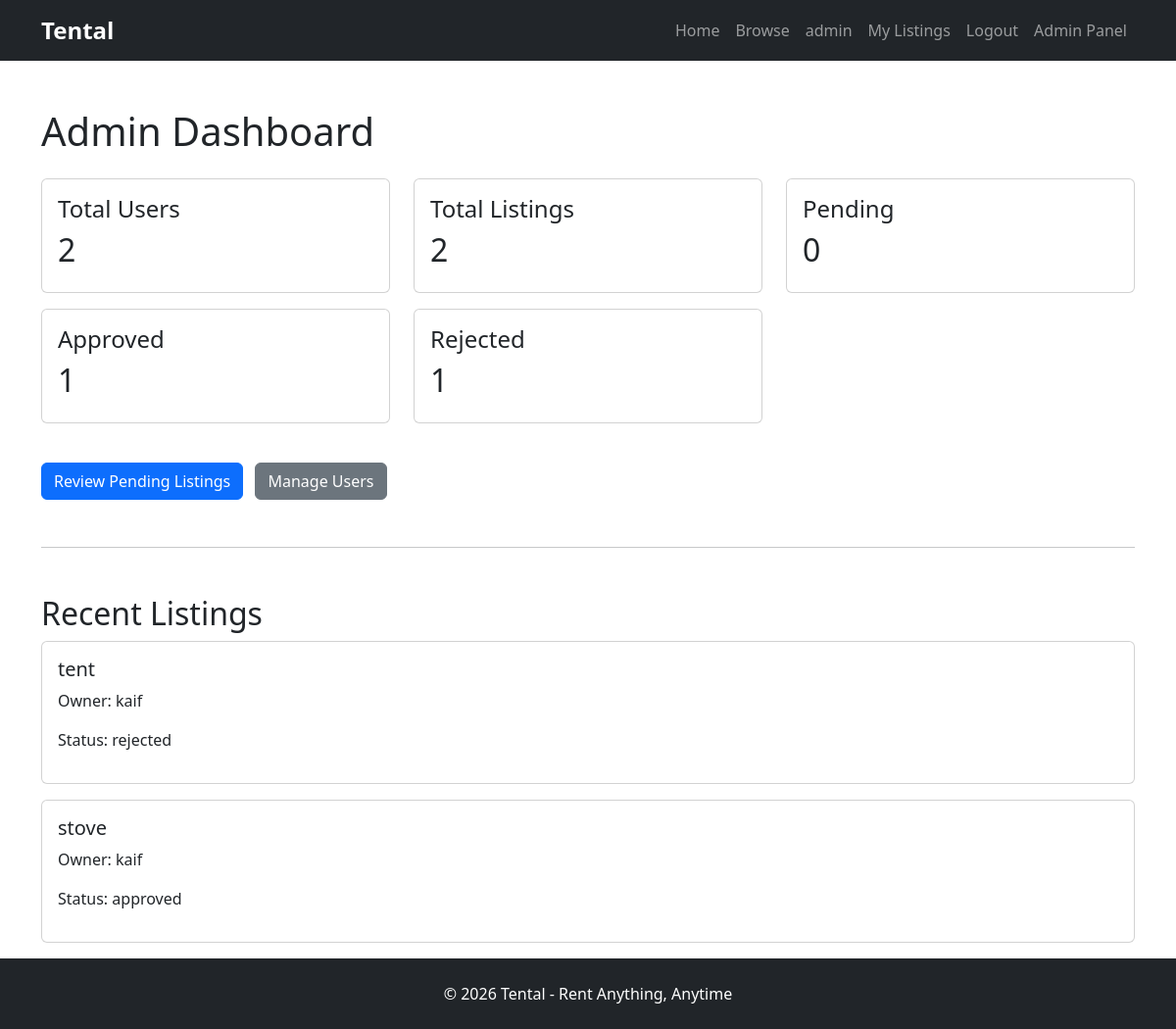
The app's page /admin/dashboard (signed in), older data.
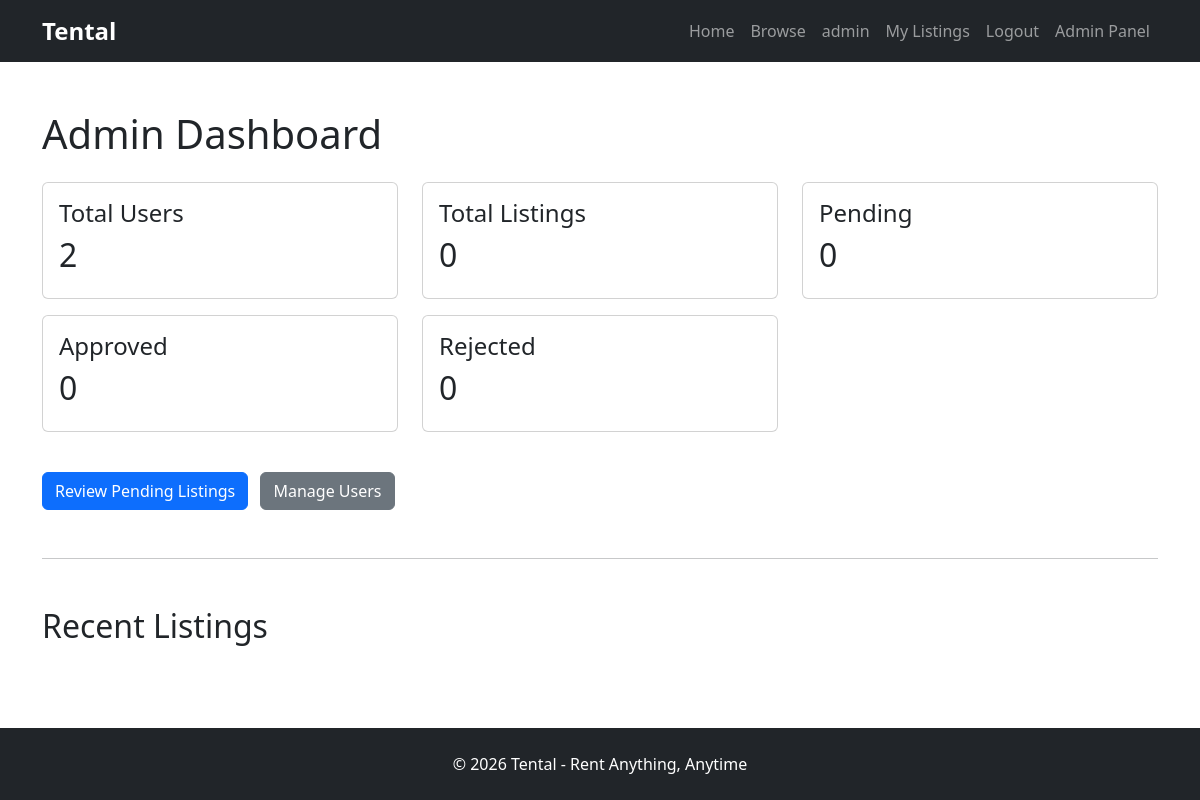
The same page, newer data.
### models/user.py (models this page shows)
class User(UserMixin, db.Model):
    id = db.Column(db.Integer, primary_key=True)
    name = db.Column(
        db.String(100),
        nullable=False
    )
    email = db.Column(
        db.String(120),
        unique=True,
        nullable=False
    )
    password = db.Column(
        db.String(255),
        nullable=False
    )
    rentals = db.relationship(
        "RentalItem",
        backref="owner",
        lazy=True
    )
    is_admin = db.Column(
        db.Boolean,
        default=False
    )
    is_active_user = db.Column(
        db.Boolean,
        default=True
    )

### models/rental_item.py (models this page shows)
class RentalItem(db.Model):
    id = db.Column(db.Integer, primary_key=True)
    title = db.Column(db.String(100), nullable=False)
    description = db.Column(db.Text, nullable=False)
    price_per_day = db.Column(db.Float, nullable=False)
    category = db.Column(db.String(100), nullable=False)
    user_id = db.Column(
        db.Integer,
        db.ForeignKey("user.id"),
        nullable=False
    )
    status = db.Column(
        db.String(20),
        default="pending"
    )
    image = db.Column(
        db.String(255)
    )

### routes/main.py (the view)
@main.route("/admin/dashboard")
@login_required
def admin_dashboard():
    if not current_user.is_admin:
        return "Access Denied"
    total_users = User.query.count()
    total_listings = RentalItem.query.count()
    pending_listings = RentalItem.query.filter_by(
        status="pending"
    ).count()
    approved_listings = RentalItem.query.filter_by(
        status="approved"
    ).count()
    rejected_listings = RentalItem.query.filter_by(
        status="rejected"
    ).count()
    recent_listings = RentalItem.query.order_by(
        RentalItem.id.desc()
    ).limit(5).all()
    return render_template(
        "admin_dashboard.html",
        total_users=total_users,
        total_listings=total_listings,
        pending_listings=pending_listings,
        approved_listings=approved_listings,
        rejected_listings=rejected_listings,
        recent_listings=recent_listings
    )

### models/user.py (called while the page is built)
@login_manager.user_loader
def load_user(user_id):
    return User.query.get(int(user_id))

### templates/admin_dashboard.html
{% extends "base.html" %} {% block content %}
<div class="container mt-5">
  <h1 class="mb-4">Admin Dashboard</h1>
  <div class="row">
    <div class="col-md-4 mb-3">
      <div class="card">
        <div class="card-body">
          <h4>Total Users</h4>
          <h2>{{ total_users }}</h2>
        </div>
      </div>
    </div>
    <div class="col-md-4 mb-3">
      <div class="card">
        <div class="card-body">
          <h4>Total Listings</h4>
          <h2>{{ total_listings }}</h2>
        </div>
      </div>
    </div>
    <div class="col-md-4 mb-3">
      <div class="card">
        <div class="card-body">
          <h4>Pending</h4>
          <h2>{{ pending_listings }}</h2>
        </div>
      </div>
    </div>
    <div class="col-md-4 mb-3">
      <div class="card">
        <div class="card-body">
          <h4>Approved</h4>
          <h2>{{ approved_listings }}</h2>
        </div>
      </div>
    </div>
    <div class="col-md-4 mb-3">
      <div class="card">
        <div class="card-body">
          <h4>Rejected</h4>
          <h2>{{ rejected_listings }}</h2>
        </div>
      </div>
    </div>
  </div>
  <div class="mt-4">
    <a href="{{ url_for('main.admin_listings') }}" class="btn btn-primary">
      Review Pending Listings
    </a>
    <a href="{{ url_for('main.admin_users') }}" class="btn btn-secondary ms-2">
      Manage Users
    </a>
  </div>
  <hr class="my-5" />
  <h2>Recent Listings</h2>
  {% for rental in recent_listings %}
  <div class="card mb-3">
    <div class="card-body">
      <h5>{{ rental.title }}</h5>
      <p>Owner: {{ rental.owner.name }}</p>
      <p>Status: {{ rental.status }}</p>
    </div>
  </div>
  {% endfor %}
</div>
{% endblock %}

### templates/base.html (shortened to what this page needs)
<!doctype html>
<html lang="en">
  <head>
    <link
      href="https://cdn.jsdelivr.net/npm/bootstrap@5.3.7/dist/css/bootstrap.min.css"
      rel="stylesheet"
    />
    <link
      rel="stylesheet"
      href="{{ url_for('static', filename='css/style.css') }}"
    />
  </head>
  <body>
    <nav class="navbar navbar-expand-lg navbar-dark bg-dark">
      <div class="container">
        <a class="navbar-brand" href="#">Tental</a>
        <div class="navbar-nav ms-auto">
          <a class="nav-link" href="{{ url_for('main.home') }}">Home</a>
          <a class="nav-link" href="{{ url_for('main.browse') }}">Browse</a>
          {% if current_user.is_authenticated %}
          <span class="nav-link"> {{ current_user.name }} </span>
          <a class="nav-link" href="{{ url_for('main.my_listings') }}">
            My Listings
          </a>
          <a class="nav-link" href="{{ url_for('auth.logout') }}"> Logout </a>
          {% if current_user.is_authenticated and current_user.is_admin %}
          <a class="nav-link" href="{{ url_for('main.admin_dashboard') }}">
            Admin Panel
          </a>
          {% endif %} {% else %}
          <a class="nav-link" href="{{ url_for('auth.login') }}"> Login </a>
          <a class="nav-link" href="{{ url_for('auth.register') }}">
            Register
          </a>
          {% endif %}
        </div>
      </div>
    </nav>
    <main class="flex-grow-1">{% block content %} {% endblock %}</main>
    <footer id="footer-section" class="bg-dark text-white text-center py-4">
      <p class="mb-0">© 2026 Tental - Rent Anything, Anytime</p>
    </footer>
  </body>
</html>

### static/css/style.css (style rules this page uses)
:root { --primary-color: #2E8B57; --secondary-color: #1E293B; }
html, body { height: 100%; }
body { display: flex; flex-direction: column; }
#footer-section { margin-top: auto; }
.navbar-brand { font-size: 1.5rem; font-weight: 700; }

Row changes from the older to the newer data that the page shows:
removed RentalItem: title "tent", owner.name "kaif", status "rejected"
removed RentalItem: title "stove", owner.name "kaif", status "approved"
Text that changed along with them:
{{ total_listings }}: "2" → "0"
{{ approved_listings }}: "1" → "0"
{{ rejected_listings }}: "1" → "0"
